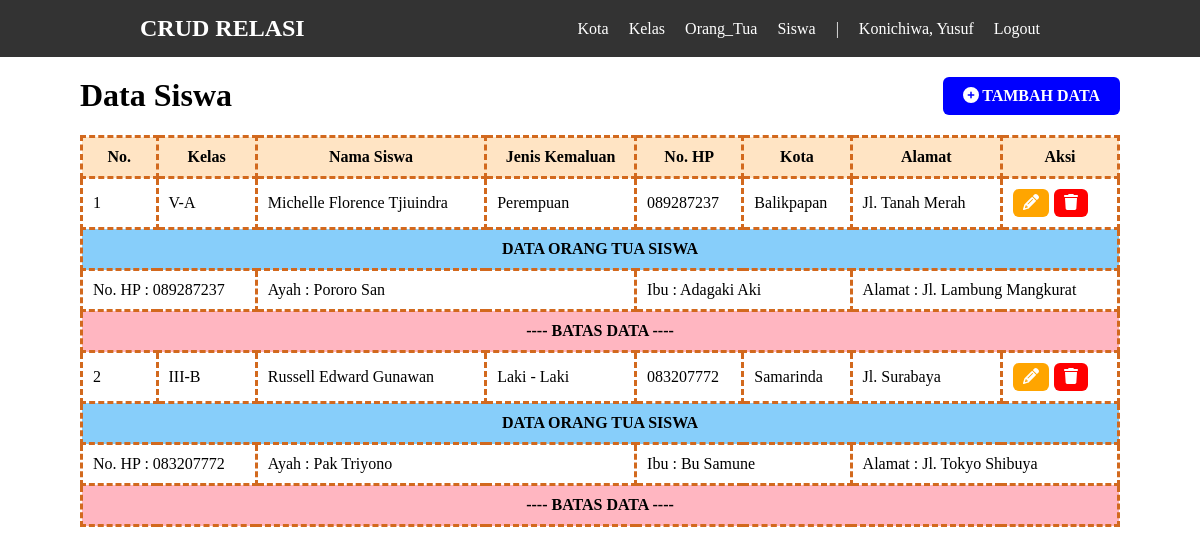
/siswa/index.php (signed in), run on the app's committed database.
### tables this page shows
CREATE TABLE `siswa` (
  `id` int(11) NOT NULL,
  `nama` varchar(100) NOT NULL,
  `jenkel` enum('L','P') NOT NULL,
  `no_hp` varchar(15) NOT NULL,
  `alamat` text NOT NULL,
  `kelas_id` int(11) NOT NULL,
  `ortu_id` int(11) NOT NULL,
  `kota_id` int(11) NOT NULL,
  `created_at` timestamp NOT NULL DEFAULT CURRENT_TIMESTAMP
);

CREATE TABLE `kelas` (
  `id` int(11) NOT NULL,
  `nama_kelas` varchar(100) NOT NULL,
  `created_at` timestamp NOT NULL DEFAULT CURRENT_TIMESTAMP
);

CREATE TABLE `ortu` (
  `id` int(11) NOT NULL,
  `nama_ayah` varchar(100) NOT NULL,
  `nama_ibu` varchar(100) NOT NULL,
  `no_hp` varchar(15) NOT NULL,
  `alamat` text NOT NULL,
  `kota_id` int(11) NOT NULL,
  `created_at` timestamp NOT NULL DEFAULT CURRENT_TIMESTAMP
);

CREATE TABLE `kota` (
  `id` int(11) NOT NULL,
  `nama_kota` varchar(100) NOT NULL,
  `created_at` timestamp NOT NULL DEFAULT CURRENT_TIMESTAMP
);

### conn2.php (called while the page is built, shortened)
<?php
function base_url($link) {
   $url = 'https://bpvp/crud/';
   $imp = $url . $link;
   return $imp;
}

### siswa/index.php (the view, shortened to what this page needs)
<?php
require_once '../conn2.php';
$pels = mysqli_query($conn, "SELECT *, siswa.id AS kode, siswa.alamat AS lokasi FROM siswa JOIN kota ON kota.id = siswa.kota_id JOIN kelas ON kelas.id = siswa.kelas_id JOIN ortu ON ortu.id = siswa.ortu_id ORDER BY siswa.id DESC");
$no = 1;
?>
<!DOCTYPE html>
<html lang="en">
<head>
   <link rel="stylesheet" href="../style.css">
   <link rel="stylesheet" href="https://cdnjs.cloudflare.com/ajax/libs/font-awesome/6.4.2/css/all.min.css" />
</head>
<body>
   <?php require_once '../navbar.php' ?>
   <main>
      <main>
         <div class="container">
            <div class="infwrap">
               <h1>Data Siswa</h1>
               <a class="btnadd" href="tambah.php"><span class="fas fa-plus-circle"></span> Tambah Data</a>
            </div>
            <table border="1" width="100%">
               <thead>
                  <tr>
                     <th>No.</th>
                     <th>Kelas</th>
                     <th>Nama Siswa</th>
                     <th>Jenis Kemaluan</th>
                     <th>No. HP</th>
                     <th>Kota</th>
                     <th>Alamat</th>
                     <th>Aksi</th>
                  </tr>
               </thead>
               <tbody>
                  <?php while ($data = mysqli_fetch_object($pels)) : ?>
                     <tr class="">
                        <td><?= $no++ ?></td>
                        <td><?= htmlspecialchars($data->nama_kelas) ?></td>
                        <td><?= htmlspecialchars($data->nama) ?></td>
                        <td><?= $data->jenkel == 'L' ? 'Laki - Laki' : 'Perempuan' ?></td>
                        <td><?= htmlspecialchars($data->no_hp) ?></td>
                        <td><?= htmlspecialchars($data->nama_kota) ?></td>
                        <td><?= htmlspecialchars($data->lokasi) ?></td>
                        <td>
                           <div class="btnwrap">
                              <a class="btnedit" href="edit.php?id=<?= $data->kode ?>"><span class="fas fa-pencil"></span></a>
                              <a class="btnremove" onclick="return confirm('Antum yakin ingin menghapus data ini?')" href="hapus.php?id=<?= $data->kode ?>"><span class="fas fa-trash"></span></a>
                           </div>
                        </td>
                     </tr>
                     <tr>
                        <td colspan="8" style="background-color: lightskyblue;" align="center"><b>DATA ORANG TUA SISWA</b></td>
                     </tr>
                     <tr>
                        <td colspan="2">No. HP : <?= htmlspecialchars($data->no_hp) ?></td>
                        <td colspan="2">Ayah : <?= htmlspecialchars($data->nama_ayah) ?></td>
                        <td colspan="2">Ibu : <?= htmlspecialchars($data->nama_ibu) ?></td>
                        <td colspan="2">Alamat : <?= htmlspecialchars($data->alamat) ?></td>
                     </tr>
                     <tr>
                        <td colspan="8" style="background-color: lightpink;" align="center">
                           <b>---- BATAS DATA ----</b>
                        </td>
                     </tr>
                  <?php endwhile; ?>
               </tbody>
            </table>
         </div>
      </main>
   </main>
</body>
</html>

### navbar.php (shortened to what this page needs)
<header>
   <nav>
      <div class="logo">
         <h1><a href="#"><b>CRUD RELASI</b></a></h1>
      </div>
      <ul class="menu">
         <li><a href="<?= base_url('kota') ?>">Kota</a></li>
         <li><a href="<?= base_url('kelas') ?>">Kelas</a></li>
         <li><a href="<?= base_url('orang_tua') ?>">Orang_Tua</a></li>
         <li><a href="<?= base_url('siswa') ?>">Siswa</a></li>
         <li><a href="#">|</a></li>
         <li><a href="#">Konichiwa, <?= $_SESSION['nama'] ?></a></li>
         <li><a href="<?= base_url('logout.php') ?>">Logout</a></li>
      </ul>
   </nav>
</header>

### style.css (style rules this page uses)
body, ul, li { margin: 0; padding: 0; list-style: none; }
header { background-color: #333; color: #fff; padding: 15px 0; }
nav { display: flex; justify-content: space-between; align-items: center; max-width: 80%; margin: 0 auto; padding: 0 20px; }
.logo h1 a { color: #fff; text-decoration: none; }
.menu { display: flex; align-items: center; }
.menu li { margin-right: 20px; }
.menu a { color: #fff; text-decoration: none; transition: color 0.3s ease; }
* { margin: 0; padding: 0; box-sizing: border-box; font-family: 'Fake Receipt'; }
.container { width: 80%; padding: 20px; margin: auto; }
.infwrap { display: flex; justify-content: space-between; }
table { border-collapse: collapse; }
table, tr, th, td { border: 3px dashed chocolate; }
td { padding: 10px; }
table thead { background-color: bisque; }
table thead th { padding: 10px; }
.btnadd { padding: 10px 20px; outline: none; border-radius: 6px; background-color: blue; color: white; text-decoration: none; font-weight: bold; text-transform: uppercase; }
.btnedit { padding: 5px 10px; outline: none; border-radius: 6px; background-color: orange; color: white; text-decoration: none; font-weight: bold; text-transform: uppercase; }
.btnremove { padding: 5px 10px; outline: none; border-radius: 6px; background-color: red; color: white; text-decoration: none; font-weight: bold; text-transform: uppercase; }
.btnwrap { display: flex; gap: 5px; }

### siswa/index.php (style rules this page uses)
.container { width: 90% !important; }

### data on the page
siswa: kelas.nama_kelas "V-A", nama "Michelle Florence Tjiuindra", jenkel "Perempuan", ortu.no_hp "089287237", kota.nama_kota "Balikpapan", alamat "Jl. Tanah Merah", ortu.nama_ayah "Pororo San", ortu.nama_ibu "Adagaki Aki", ortu.alamat "Jl. Lambung Mangkurat"
siswa: kelas.nama_kelas "III-B", nama "Russell Edward Gunawan", jenkel "Laki - Laki", ortu.no_hp "083207772", kota.nama_kota "Samarinda", alamat "Jl. Surabaya", ortu.nama_ayah "Pak Triyono", ortu.nama_ibu "Bu Samune", ortu.alamat "Jl. Tokyo Shibuya"

### other printed values
$_SESSION['nama'] "Yusuf"
